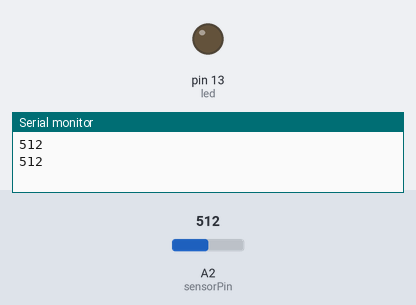
Bench run of a sketch on a simulated Arduino Uno, built with avr-gcc and run on an emulated ATmega328P. On the bench: output pins drawn as LEDs (lit = HIGH), the last lines printed to the serial monitor. Inputs (shaded band) come from the test bench; at power-on: A2 (sensorPin) = 512.

Above: at 1.8 s.
1.9 s: A2 (sensorPin) set to 484
At 3.1 s:
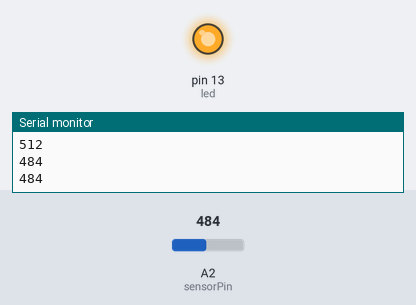
3.5 s: A2 (sensorPin) set to 510
At 4.6 s:
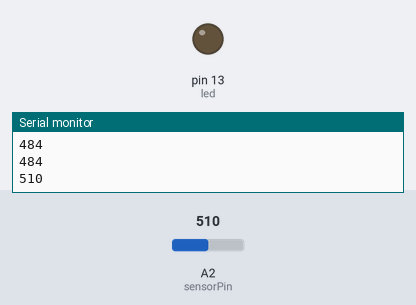
5.5 s: A2 (sensorPin) set to 490
At 7.3 s:
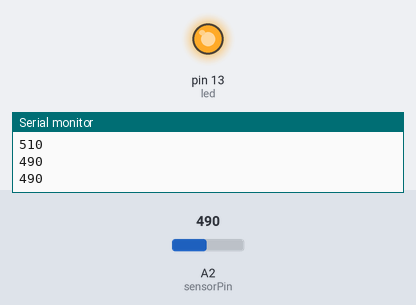
Timing chart, 0 to 8.8 s (numbered marks = the images above; inputs shaded):
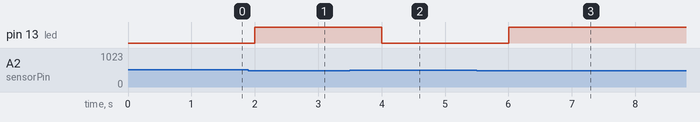

Measured:
- the behaviour switches between 500 and 499 on A2 (sensorPin) (found by bisection; images 0 and 1)
- after the input at 1.9 s, pin 13 (led): LOW → HIGH after 0.10 s
- after the input at 3.5 s, pin 13 (led): HIGH → LOW after 0.50 s
- after the input at 5.5 s, pin 13 (led): LOW → HIGH after 0.50 s

The sketch:

sample.ino
```cpp
//Photoresistance sample code

//A0 ~ A5 input's number range is 0~1023

int led =13;
int sensorPin = A2;    // select the input pin for the potentiometer
int sensorValue = 0;  // variable to store the value coming from the sensor

void setup() {
  	Serial.begin(9600);
  	pinMode(sensorPin, INPUT);
  	pinMode(led, OUTPUT);

}

void loop() {
	sensorValue = analogRead(sensorPin);
	Serial.println(sensorValue);

	//return value < 500 will let LED shine, 512 means that the Photoresistance occupy 50%'s Voltage
	if(sensorValue <500){
		digitalWrite(led, HIGH);
		delay(1000);
   	}
	else{
		digitalWrite(led, LOW);
		delay(1000);
	}
}
```
